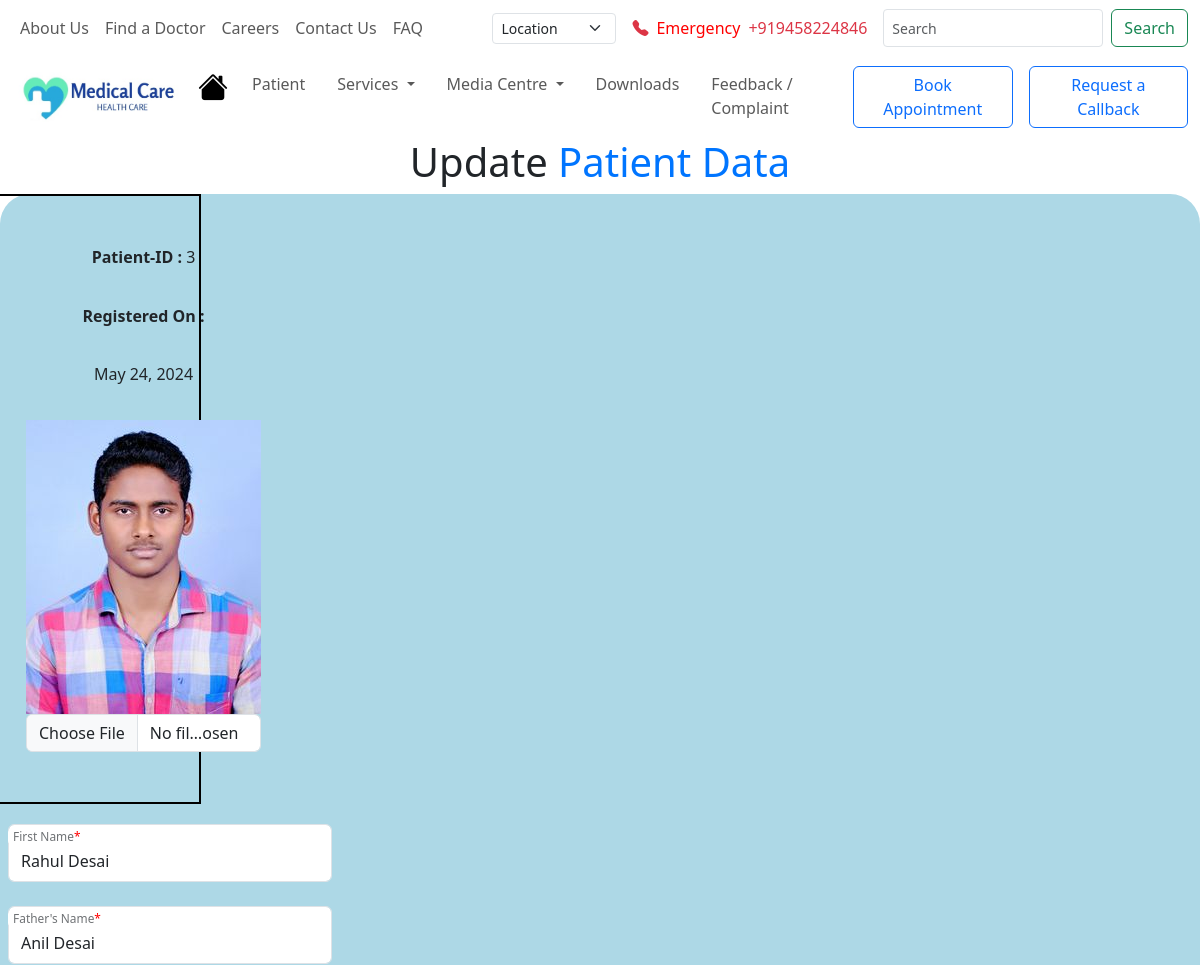
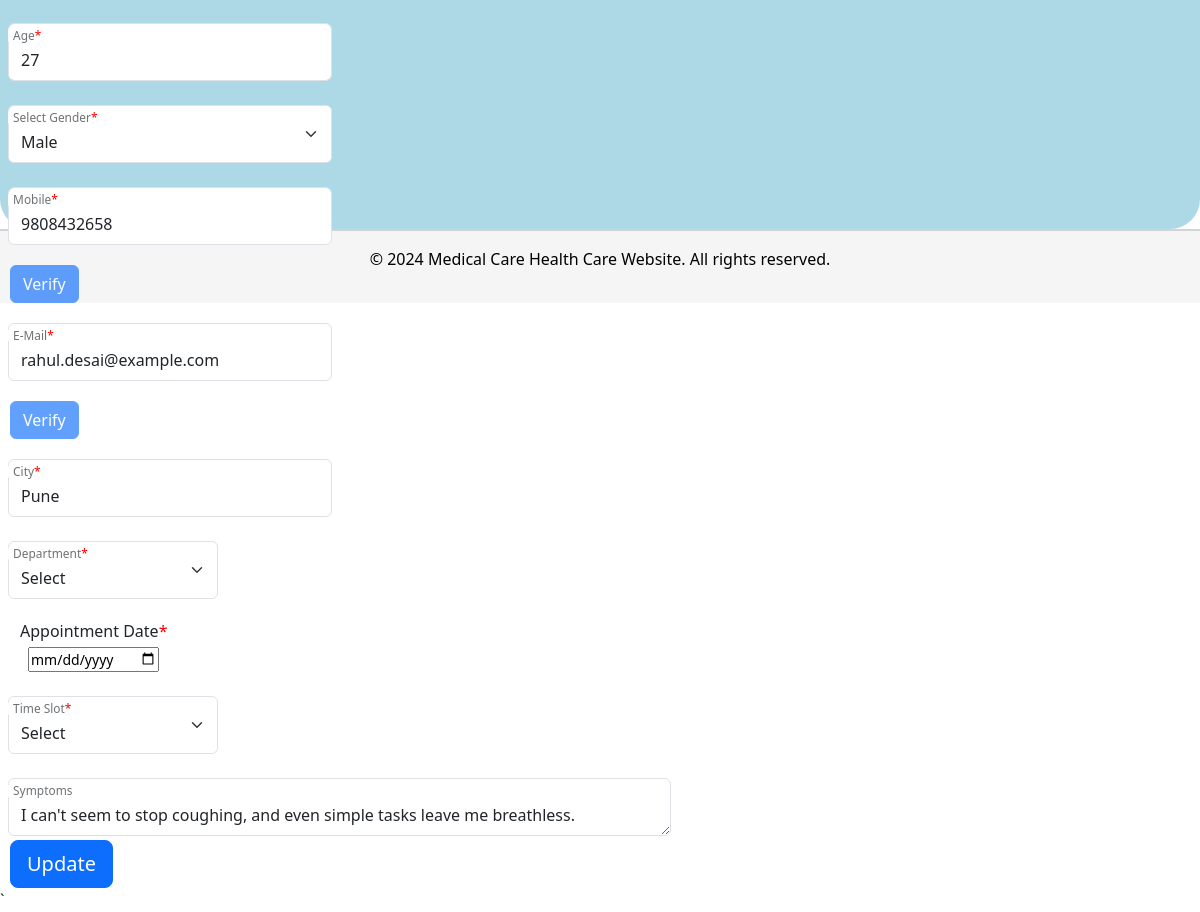
/patient/update/3, run on the app's committed database (2 pictures, top to bottom).
### Patient/models.py (models this page shows, shortened)
class Patients(models.Model):
    patient_id = models.AutoField(primary_key=True, unique=True)
    patient_full_name = models.CharField(max_length=100)
    patient_father_name = models.CharField(max_length=100)
    patient_age = models.SmallIntegerField()
    patient_gender = models.CharField(max_length=10)
    patient_mobile = models.CharField(max_length=10,unique=True)
    patient_email = models.EmailField(max_length=100,unique=True)
    patient_city = models.CharField(max_length=50)
    patient_symptoms = models.CharField(max_length=1000)
    registeration_time = models.DateField(auto_now_add=True)
    patient_image = models.ImageField(upload_to='patient_image/',null=True) # For uploaded photo

### Patient/views.py (the view, shortened to what this page needs)
# urls.py: path('update/<int:id>',views.update_patient,name='update'),
def update_patient(request,id):
    patient = models.Patients.objects.get(patient_id = id)
    return render(request,'Patient/update.html',context={'patient':patient})

### Patient/templates/Patient/update.html (shortened to what this page needs)
<!DOCTYPE html>
{% load static %}
<html lang="en">
<head>
    <link href="https://cdn.jsdelivr.net/npm/bootstrap@5.3.3/dist/css/bootstrap.min.css" rel="stylesheet">
    <link rel="stylesheet" href="https://cdn.jsdelivr.net/npm/bootstrap-icons@1.11.3/font/bootstrap-icons.min.css">
    <link rel="stylesheet" href="{% static 'css/update.css' %}">
</head>
<body>
    {% include 'navbar.html' %}
    <h1 class="heading">Update <span>Patient Data</span></h1>
    <div class="patient-data">
        <form class="row g-3 needs-validation" action= "{% url 'Patient:update' id=patient.patient_id %}" method="POST" enctype="multipart/form-data" novalidate>
        <div class="left-side">
            <span><b>Patient-ID : </b>{{patient.patient_id}}</span>
            <span><b>Registered On : </b></span>
            <span>{{patient.registeration_time}}</span>
            <div class="img">
                <img src="{{patient.patient_image.url}}" alt="patient-image"><br>
                <div class="input-group">
                    <input type="file" class="form-control" id="inputGroupFile04" aria-describedby="inputGroupFileAddon04" aria-label="Upload" name="image">
                </div>
            </div>
        </div>
        <div class="right-side">
                <div class="col-md-6">
                    <div class="form-floating mb-3 form-control-sm">
                        <input name= "full_name" type="text" class="form-control" id="full_name" placeholder="Full Name" value="{{patient.patient_full_name}}">
                        <label for="full_name">First Name<font color="red">*</font></label>
                    </div>
                </div>
                <div class="col-md-6">
                    <div class="form-floating mb-3 form-control-sm">
                        <input name="father_name" type="text" class="form-control" id="father_name" placeholder="Father's Name" value="{{patient.patient_father_name}}">
                        <label for="father_name">Father's Name<font color="red">*</font></label>
                    </div>
                </div>
                <div class="col-md-6">
                    <div class="form-floating mb-3 form-control-sm">
                        <input name="age" type="text" class="form-control" id="age" placeholder="Age" value="{{patient.patient_age}}">
                        <label for="age">Age<font color="red">*</font></label>
                    </div>
                </div>
                <div class="col-md-6">
                    <div class="form-floating mb-3 form-control-sm">
                        <select name= "gender" class="form-select" aria-label="Default select example">
                        {% if patient.patient_gender == 'male' %}
                            <option selected value="male">Male</option>
                        {% elif patient.patient_gender == 'female' %}
                            <option>Select</option>
                            <option value="male">Male</option>
                            <option selected value="female">Female</option>
                            <option value="other">Other</option>
                        {% elif patient.patient_gender == 'other' %}
                            <option>Select</option>
                            <option value="male">Male</option>
                            <option value="female">Female</option>
                            <option selected value="other">Other</option>
                        {% endif %}
                        </select>
                        <label for="gender">Select Gender<font color="red">*</font></label>
                    </div>
                </div>
                <div class="col-md-6">
                    <div class="form-floating mb-3 form-control-sm">
                        <input name= "mobile" type="text" class="form-control" id="mobile" placeholder="Mobile" maxlength="10" minlength="10" value="{{patient.patient_mobile}}">
                        <label for="mobile">Mobile<font color="red">*</font></label>
                    </div>
                    <div class="col-sm-6">
                        <button type="submit" class="btn btn-primary mb-3" style="margin-left: 10px;" disabled>Verify</button>
                    </div>
                </div>
                <div class="col-md-6">
                    <div class="form-floating mb-3 form-control-sm">
                        <input name= "email" type="email" class="form-control" id="email" placeholder="Email" value="{{patient.patient_email}}">
                        <label for="email">E-Mail<font color="red">*</font></label>
                    </div>
                    <div class="col-sm-6">
                        <button type="submit" class="btn btn-primary mb-3" style="margin-left: 10px;" disabled>Verify</button>
                    </div>
                </div>
                <div class="col-md-6">
                    <div class="form-floating mb-3 form-control-sm">
                        <input name= "city" type="text" class="form-control" id="city" placeholder="City" value="{{patient.patient_city}}">
                        <label for="city">City<font color="red">*</font></label>
                    </div>
                </div>
                <div class="col-md-4">
                    <div class="form-floating mb-3 form-control-sm">
                        <select name="department" class="form-select" aria-label="Default select example">
                            <option selected>Select</option>
                        </select>
                        <label for="department">Department<font color="red">*</font></label>
                    </div>
                </div>
                <div class="col-md-4">
                    <label for="appointment_date" style="margin-left: 20px;">Appointment Date<font color="red">*</font></label>
                    <div class="form-floating mb-3 form-control-sm" style="margin-left: 20px;">
                        <input name= "appointment_date" type="date" id="appointment_date" name="appointment_date">
                    </div>
                </div>
                <div class="col-md-4">
                    <div class="form-floating mb-3 form-control-sm">
                        <select name="appointment_time_slot" class="form-select" aria-label="Default select example">
                            <option selected>Select</option>
                        </select>
                        <label for="appointment_time_slot">Time Slot<font color="red">*</font></label>
                    </div>
                </div>
                <div class="col-md-12">
                    <div class="form-floating form-control-sm">
                        <textarea name= "symptoms" class="form-control" id="symptoms">{{patient.patient_symptoms}}</textarea>
                        <label for="symptoms">Symptoms</label>
                    </div>
                </div>
                <div class="col-12">
                    <button type="submit" class="btn btn-primary btn-lg" style="margin-left: 10px;">Update</button>
                </div>`
            </div>
        </form>
    </div>
    {% include 'footer.html' %}
</body>
</html>

### Patient/static/css/update.css (style rules this page uses)
.heading { text-align: center; }
.heading>span { color: #0075ff; }
.patient-data { height: 1000px; width: 100%; background-color: lightblue; display: flex; border-radius: 30px 30px 30px 30px; }
.left-side { border: 2px solid black; width: 30%; height: 60%; display: grid; place-items: center; padding: 2em; }

### static/css/footer.css (style rules this page uses)
body { min-height: 100vh; display: flex; flex-direction: column; }

### data on the page
Patients: patient_id "3", registeration_time "May 24, 2024", patient_image (picture), full_name "Rahul Desai", father_name "Anil Desai", age "27", gender "Male", mobile "9808432658", email "rahul.desai@example.com", city "Pune", symptoms "I can't seem to stop coughing, and even simple tasks leave me breathless."
